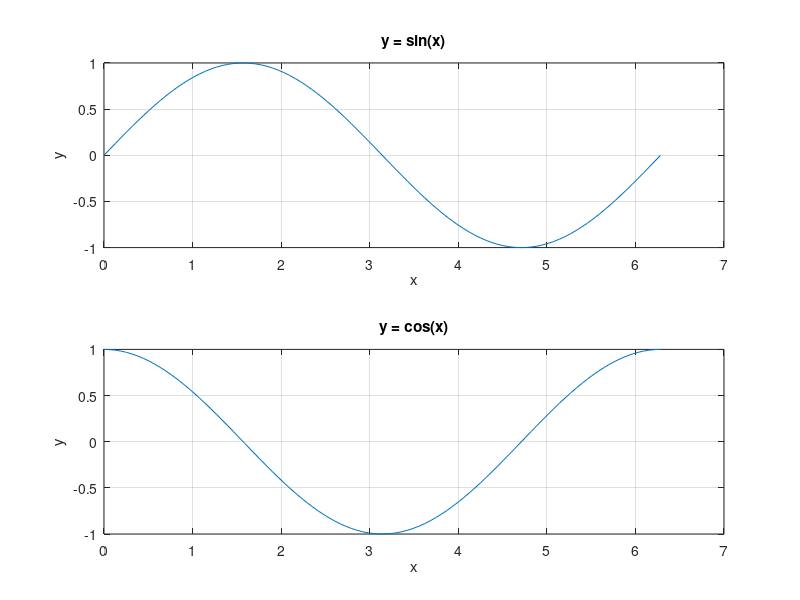

MATLAB code to generate this figure:
% 定义 x 轴数据
x = linspace(0, 2*pi, 100);

% 定义两个 y 轴数据
y1 = sin(x);
y2 = cos(x);

% 创建第一个子图
subplot(2, 1, 1); % (行数, 列数, 当前子图索引)
plot(x, y1);
title('y = sin(x)'); % 第一个子图的标题
xlabel('x'); % x 轴标签，对于这个位置的子图来说是可选的，因为下面还有子图
ylabel('y'); % y 轴标签
grid on; % 显示网格

% 创建第二个子图
subplot(2, 1, 2); % (行数, 列数, 当前子图索引)
plot(x, y2);
title('y = cos(x)'); % 第二个子图的标题
xlabel('x'); % x 轴标签
ylabel('y'); % y 轴标签
grid on; % 显示网格